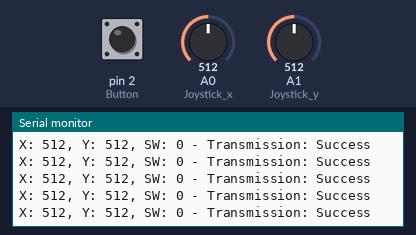
The sketch below on a simulated Arduino Uno, built with avr-gcc and run on an emulated ATmega328P. Parts: the last lines printed to the serial monitor. The test bench sets the inputs (shaded band); at power-on: A0 (Joystick_x) = 512, A1 (Joystick_y) = 512, pin 2 (Button) HIGH. No radio packets arrive unless stated.

Above: at 4.2 s.
4.3 s: A0 (Joystick_x) set to 8
At 4.32 s:
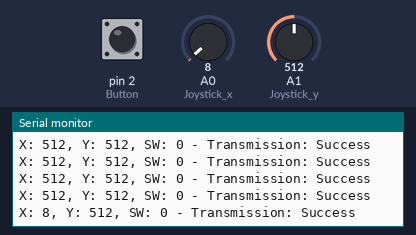
7.3 s: A0 (Joystick_x) set to 11
At 7.39 s:
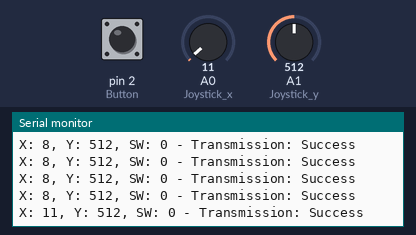
8.8 s: A1 (Joystick_y) set to 990
At 8.82 s:
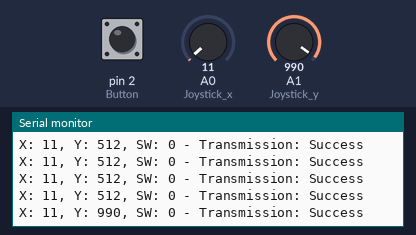
11.8 s: A1 (Joystick_y) set to 1009
At 11.89 s:
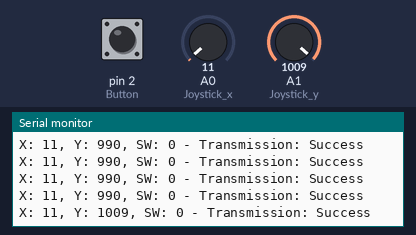
Timing chart, 0 to 14.8 s (numbered marks = the images above; inputs shaded):
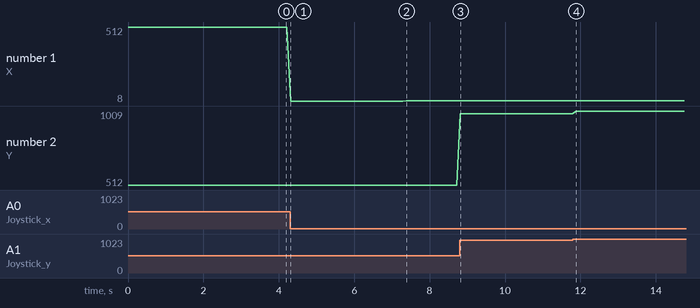

The sketch:

transmitterTest.ino
```cpp
#include <SPI.h>
#include <nRF24L01.h>
#include <RF24.h>

// Define pin connections for the joystick
const int Joystick_x = A0;  // Corrected analog input pins (A0, A1)
const int Joystick_y = A1;
const int Button = 2;

// Variables to store joystick and button states
int xVal = 0;
int yVal = 0;
bool SW = 0;

RF24 radio(7, 8); // CE, CSN
const byte address[6] = "00001";

void setup() {
  Serial.begin(9600);
  pinMode(Button, INPUT_PULLUP); // Button uses internal pull-up
  radio.begin();
  if (!radio.begin()) {
    Serial.println("NRF24L01 initialization failed!");
    while (1);
  }
  radio.openWritingPipe(address);
  radio.setPALevel(RF24_PA_MIN);
  radio.stopListening(); // Set as transmitter
}

void loop() {
  // Read joystick values
  xVal = analogRead(Joystick_x);
  yVal = analogRead(Joystick_y);
  SW = digitalRead(Button);
  bool invertedSW = !SW; // Invert button state (LOW when pressed)

  int dataToSend[3] = {xVal, yVal, invertedSW};

  // Send data and check success
  bool success = radio.write(&dataToSend, sizeof(dataToSend)); // Capture return value

  Serial.print("X: ");
  Serial.print(xVal);
  Serial.print(", Y: ");
  Serial.print(yVal);
  Serial.print(", SW: ");
  Serial.print(invertedSW);
  Serial.print(" - Transmission: ");
  Serial.println(success ? "Success" : "Failed");

  delay(100); // Short delay to stabilize transmission
}
```

Measured:
- after the input at 4.3 s, the serial monitor: prints a new line at once (image 1)
- after the input at 7.3 s, the serial monitor: prints a new line after 0.08 s (image 2)
- after the input at 8.8 s, the serial monitor: prints a new line at once (image 3)
- after the input at 11.8 s, the serial monitor: prints a new line after 0.09 s (image 4)
- plotted number 1: 512 → 8 after the input at 4.3 s, 8 → 11 after the input at 7.3 s
- plotted number 2: 512 → 990 after the input at 8.8 s, 990 → 1009 after the input at 11.8 s
